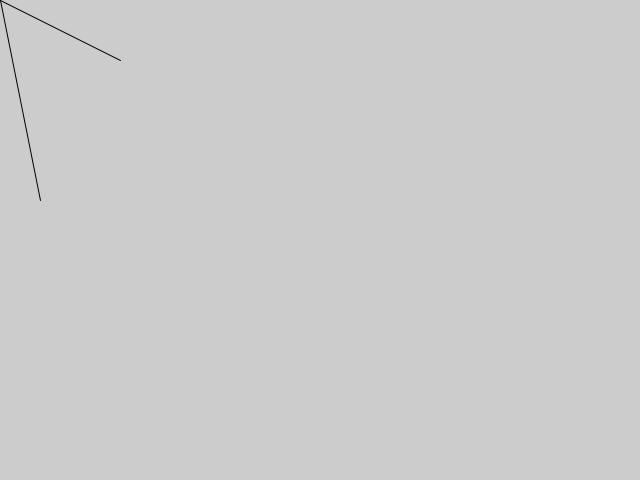
Frame 1 (no input)
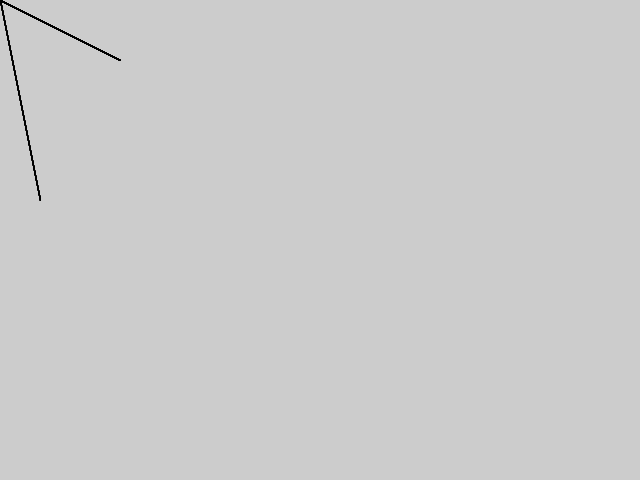
Frame 60 (the mouse pressed at the canvas centre just before this capture)
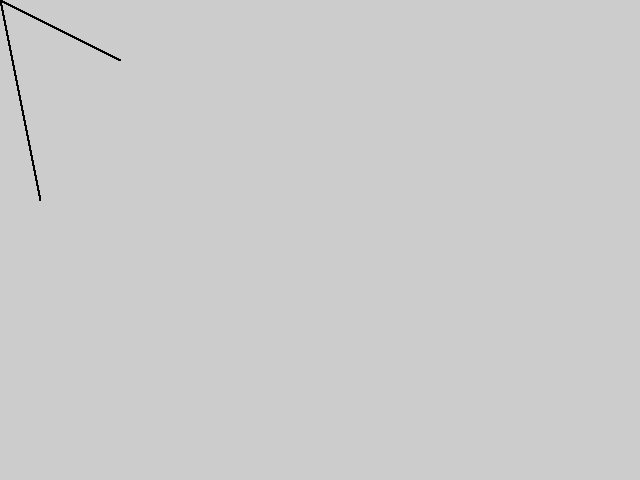
Frame 120 (the mouse held since frame 60 and released just before this capture)

The Processing sketch that drew these frames (run headless with seeded random() and noise(); from frame 60 on, the mouse is pressed at the canvas centre):

// Processing sketch: sketch_01_vectors
// ── sketch_01_vectors.pde
PVector v1, v2;

void setup() {
  size(640, 480);
  v1 = new PVector(120, 60);
  v2 = new PVector(40, 200); 
}

void draw() {
  line(0, 0, v1.x, v1.y);
  line(0, 0, v2.x, v2.y);
}
